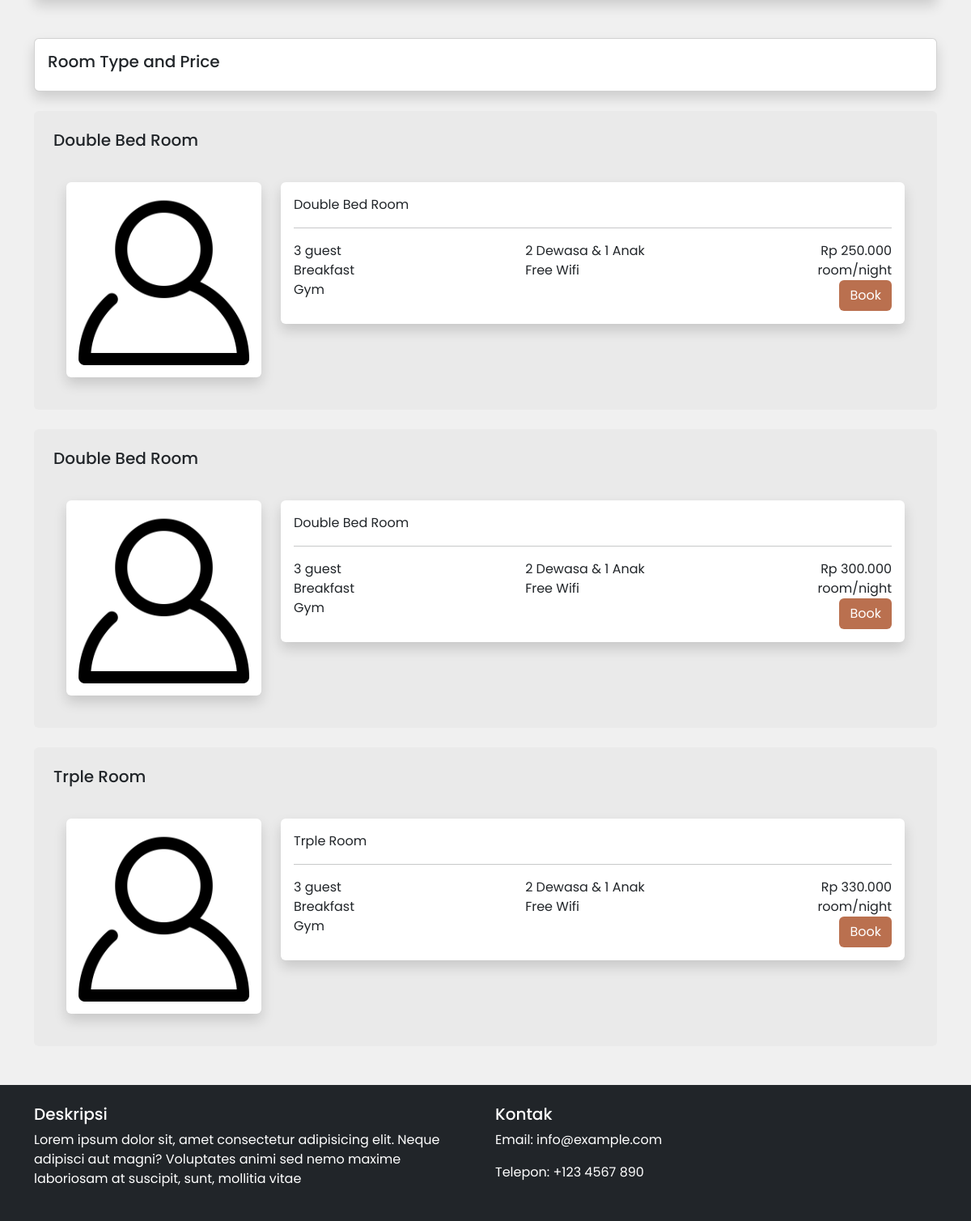
The app's page /dashboard/user/hotel-detail.php?id=1 (lower part), older data.
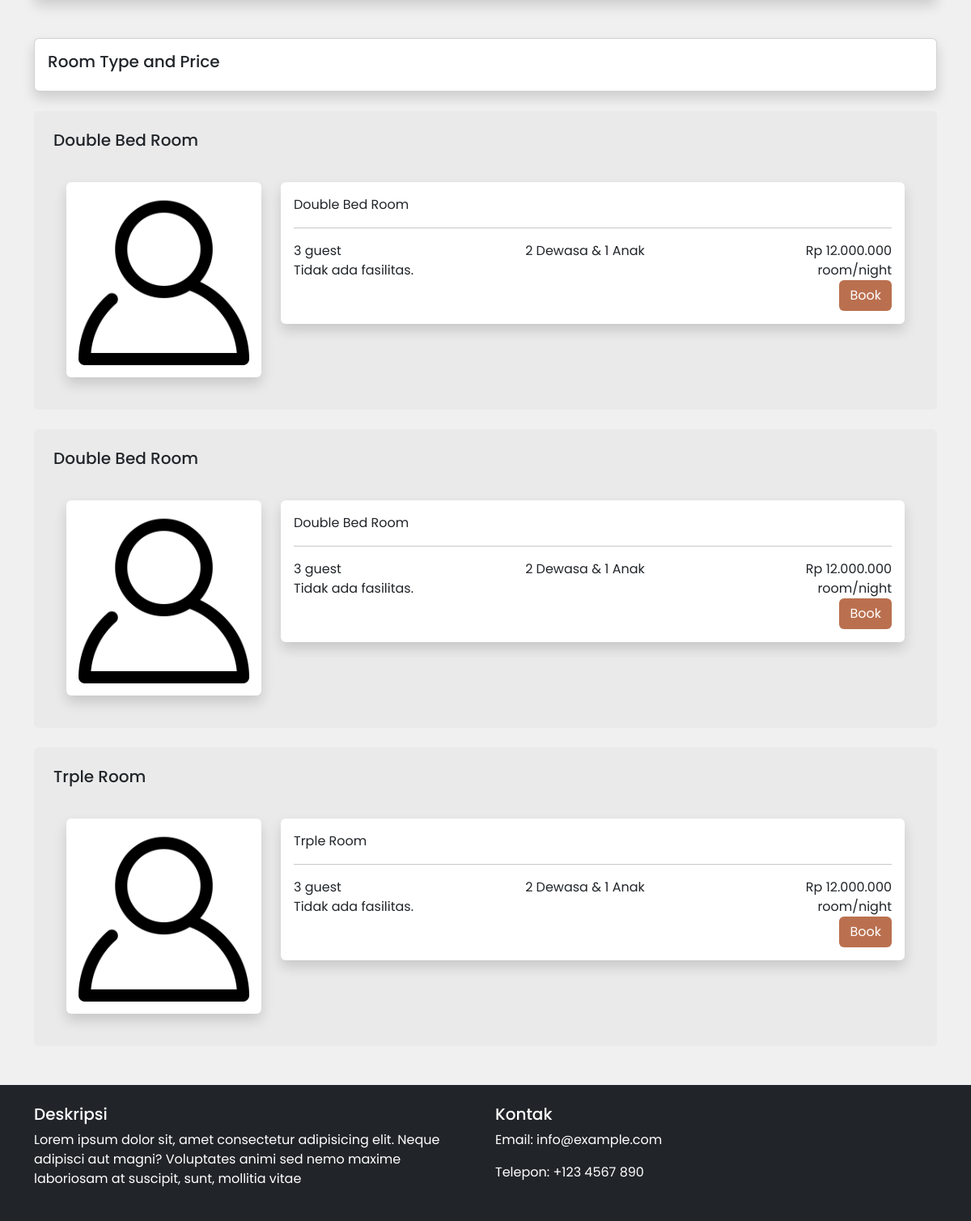
The same page, newer data.
### tables this page shows
CREATE TABLE `kamar` (
  `ID_KAMAR` int(11) NOT NULL,
  `ID_HOTEL` int(11) NOT NULL,
  `ID_TIPE_KAMAR` int(11) NOT NULL,
  `HARGA_KAMAR` decimal(10,0) NOT NULL,
  `STATUS_KAMAR` enum('Available','Unavailable') NOT NULL,
  `GAMBAR_KAMAR` varchar(255) NOT NULL,
  `JUMLAH_RUANGAN` int(20) NOT NULL
);

CREATE TABLE `tipe_kamar` (
  `ID_TIPE_KAMAR` int(11) NOT NULL,
  `TIPE_KAMAR` varchar(20) NOT NULL
);

CREATE TABLE `fasilitas` (
  `ID_FASILITAS` int(11) NOT NULL,
  `NAMA_FASILITAS` varchar(30) NOT NULL
);

### dashboard/user/hotel-detail.php (the view, shortened to what this page needs)
<?php
    include '../../controller/koneksi.php';
    $id_hotel = $_GET['id'];
    if (!isset($_SESSION['user_type']) || empty($_SESSION['user_type'])) {
        include '../../partials/header.php';
    } elseif ($_SESSION['user_type'] === 'tamu') {
        include '../../partials/header-login-noindex.php';
    }
?>
<div class="container mt-4">
    <div class="card shadow mt-5">
      <div class="card-body">
        <h5 class="card-title">Room Type and Price</h5>
      </div>
    </div>
<?php
    $query = "SELECT kamar.*, tipe_kamar.tipe_kamar
    FROM kamar
    JOIN hotel ON kamar.ID_HOTEL = hotel.ID_HOTEL
    JOIN tipe_kamar ON kamar.id_tipe_kamar = tipe_kamar.id_tipe_kamar
    WHERE kamar.id_hotel = $id_hotel;";
    $result = $koneksi->query($query);
    if ($result->num_rows > 0) {
        while ($row = $result->fetch_assoc()) {
        ?>
            <div class="card card-room p-4 mt-4">
                <h5 class="card-title mb-4"><?php echo $row['tipe_kamar']; ?></h5>
                <div class="card-body">
                    <div class="row">
                        <div class="col-md-3">
                            <div class="card shadow border-0">
                                <img src="../../img/banner/1.png" alt="" class="rounded">
                            </div>
                        </div>
                        <div class="col">
                            <div class="card shadow border-0">
                                <div class="card-body">
                                    <span class="title-room"><?php echo $row['tipe_kamar']; ?></span>
                                    <hr>
                                    <div class="row">
                                        <div class="col-md-9">
                                            <div class="fasilitas">
                                                <div class="row">
                                                    <div class="col">
                                                        3  guest
                                                    </div>
                                                    <div class="col">
                                                        2 Dewasa & 1 Anak
                                                    </div>
                                                </div>
                                            <?php
                                                $queryFasilitas = "SELECT fasilitas.nama_fasilitas FROM fasilitas_hotel
                                                JOIN fasilitas ON fasilitas_hotel.id_fasilitas = fasilitas.id_fasilitas
                                                WHERE fasilitas_hotel.id_hotel = $id_hotel";
                                                $resultFasilitas = $koneksi->query($queryFasilitas);
                                                if ($resultFasilitas->num_rows > 0) {
                                                    echo '<div class="fasilitas">';
                                                    $counter = 0;
                                                    while ($rowFasilitas = $resultFasilitas->fetch_assoc()) {
                                                        if ($counter % 2 == 0) {
                                                            echo '<div class="row">';
                                                        }
                                                        echo '<div class="col">' . $rowFasilitas["nama_fasilitas"] . '</div>';
                                                        if ($counter % 2 != 0 || $counter == $result->num_rows - 1) {
                                                            echo '</div>';
                                                        }
                                                        $counter++;
                                                    }
                                                    echo '</div>';
                                                } else {
                                                    echo 'Tidak ada fasilitas.';
                                                }
                                            ?>
                                            </div>
                                        </div>
                                        <div class="col-md-3">
                                            <div class="price-tag text-end">
                                                <span>Rp <?php echo number_format($row['HARGA_KAMAR'], 0, ',', '.'); ?></span>
                                                <span>room/night</span>
                                            </div>
                                            <a class="btn btn btn-custom-book" href="book.php?id='<?php echo $row['ID_KAMAR']; ?>'">Book</a>
                                        </div>
                                    </div>
                                </div>
                            </div>
                        </div>
                    </div>
                </div>
            </div>
<?php
        }
    } else {
        echo "Tidak ada data kamar yang ditemukan.";
    }
?>
</div>
<?php
  include '../../partials/footer.php'
 ?>

### partials/header.php (shortened to what this page needs)
<!DOCTYPE html>
<html lang="en">
<head>
    <link href="https://cdn.jsdelivr.net/npm/bootstrap@5.3.2/dist/css/bootstrap.min.css" rel="stylesheet">
    <link rel="stylesheet" href="../../style.css">
    <link rel="stylesheet" href="https://cdnjs.cloudflare.com/ajax/libs/font-awesome/6.3.0/css/all.min.css">
</head>
</head>
<body>

### partials/footer.php
<footer class="bg-dark text-white py-4 mt-5">
    <div class="container">
      <div class="row">
        <div class="col-md-6">
            <h5>Deskripsi</h5>
            <p>Lorem ipsum dolor sit, amet consectetur adipisicing elit. Neque adipisci aut magni?
               Voluptates animi sed nemo maxime laboriosam at suscipit, sunt, mollitia vitae</p>
        </div>
        <div class="col-md-6 text-md-right">
            <h5>Kontak</h5>
            <p>Email: info@example.com</p>
            <p>Telepon: +123 4567 890</p>
        </div>
      </div>
    </div>
  </footer>
</body>
</html>

### style.css (style rules this page uses)
body { background-color: #f0f0f0; }
* { font-family: 'Poppins', sans-serif; }
.card.card-room { background-color: #a0a0a013; border: none; }
.btn.btn-custom-book { background-color: #BA704F; color: #ffffff; float: right; }

Row changes from the older to the newer data that the page shows:
changed kamar (number 1 of 3 on the later page): loses fasilitas (NAMA_FASILITAS "Breakfast"); loses fasilitas (NAMA_FASILITAS "Free Wifi"); loses fasilitas (NAMA_FASILITAS "Gym"); HARGA_KAMAR "250.000" → "12.000.000"; now shows "Tidak ada fasilitas."
changed kamar (number 2 of 3 on the later page): loses fasilitas (NAMA_FASILITAS "Breakfast"); loses fasilitas (NAMA_FASILITAS "Free Wifi"); loses fasilitas (NAMA_FASILITAS "Gym"); HARGA_KAMAR "300.000" → "12.000.000"; now shows "Tidak ada fasilitas."
changed kamar "Trple Room": loses fasilitas (NAMA_FASILITAS "Breakfast"); loses fasilitas (NAMA_FASILITAS "Free Wifi"); loses fasilitas (NAMA_FASILITAS "Gym"); HARGA_KAMAR "330.000" → "12.000.000"; now shows "Tidak ada fasilitas."
